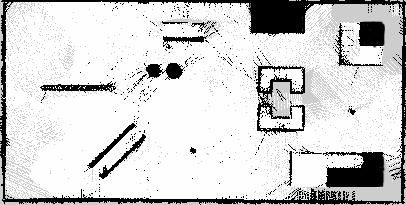
#> input picture mymap_crop2.png, 406 x 205 px, found by its file name
$ python map_scan.py
#> lines starting #> are read from the running program, lines starting #| are printed output that depends on the picture; after the words box and inside, x2 and y2 are one past the last pixel; in counts of white or black regions, pixels touching at a corner belong together
import numpy as np
import matplotlib.pyplot as plt
from PIL import Image
import cv2
from typing import List, Tuple, Set, Optional
from scipy.spatial.distance import cdist

class PNGMapDronePathPlanner:
    def __init__(self, png_path: str, map_bounds: Tuple[Tuple[float, float], Tuple[float, float]],
                 start_pos: Tuple[float, float], x_rows: int = 3, y_rows: int = 4,
                 obstacle_threshold: int = 127):
        """
        Initialize the drone path planner with PNG map

        Args:
            png_path: Path to PNG image file
            map_bounds: ((x_min, x_max), (y_min, y_max)) real-world coordinates
            start_pos: (x, y) starting position in real-world coordinates
            x_rows: number of rows along x-axis (vertical lines)
            y_rows: number of rows along y-axis (horizontal lines)
            obstacle_threshold: pixel intensity threshold (0-255) below which pixel is considered obstacle
        """
        self.png_path = png_path
        self.x_bounds, self.y_bounds = map_bounds
        self.start_pos = start_pos
        self.x_rows = x_rows
        self.y_rows = y_rows
        self.obstacle_threshold = obstacle_threshold

        self.original_image = None
        self.processed_image = None
        self.obstacle_mask = None
        self.load_and_process_map()

        border_margin = 2.0
        x_min_safe = self.x_bounds[0] + border_margin
        x_max_safe = self.x_bounds[1] - border_margin
        y_min_safe = self.y_bounds[0] + border_margin
        y_max_safe = self.y_bounds[1] - border_margin


        self.x_spacing = (x_max_safe - x_min_safe) / (x_rows - 1) if x_rows > 1 else 0
        self.y_spacing = (y_max_safe - y_min_safe) / (y_rows - 1) if y_rows > 1 else 0


        self.x_positions = [x_min_safe + i * self.x_spacing for i in range(x_rows)]
        self.y_positions = [y_min_safe + i * self.y_spacing for i in range(y_rows)]


        self.obstacle_grid_points = set()
        self.check_grid_obstacles()

    def load_and_process_map(self):
        """Load PNG image and process it to identify obstacles"""
        try:

            self.original_image = Image.open(self.png_path)


            if self.original_image.mode != 'L':
                self.processed_image = self.original_image.convert('L')
            else:
                self.processed_image = self.original_image.copy()


            img_array = np.array(self.processed_image)


            self.obstacle_mask = img_array < self.obstacle_threshold

            print(f"Map loaded: {img_array.shape[1]}x{img_array.shape[0]} pixels")
            print(f"Obstacle pixels: {np.sum(self.obstacle_mask)}/{img_array.size} ({100*np.sum(self.obstacle_mask)/img_array.size:.1f}%)")

        except Exception as e:
            print(f"Error loading PNG map: {e}")

            self.create_dummy_map()

    def create_dummy_map(self):
        """Create a dummy map for demonstration purposes"""
        print("Creating dummy map for demonstration...")
        width, height = 400, 200
        img_array = np.ones((height, width), dtype=np.uint8) * 255


        img_array[60:100, 150:200] = 0
        img_array[120:160, 50:120] = 0

        center_y, center_x = 100, 300
        y, x = np.ogrid[:height, :width]
        mask = (x - center_x)**2 + (y - center_y)**2 <= 30**2
        img_array[mask] = 0

        self.processed_image = Image.fromarray(img_array, mode='L')
        self.obstacle_mask = img_array < self.obstacle_threshold

    def world_to_pixel(self, world_x: float, world_y: float) -> Tuple[int, int]:
        """Convert world coordinates to pixel coordinates"""
        if self.processed_image is None:
            return (0, 0)

        img_width, img_height = self.processed_image.size

        pixel_x = int((world_x - self.x_bounds[0]) / (self.x_bounds[1] - self.x_bounds[0]) * img_width)
        pixel_y = int((self.y_bounds[1] - world_y) / (self.y_bounds[1] - self.y_bounds[0]) * img_height)

        pixel_x = max(0, min(pixel_x, img_width - 1))
        pixel_y = max(0, min(pixel_y, img_height - 1))

        return (pixel_x, pixel_y)

    def pixel_to_world(self, pixel_x: int, pixel_y: int) -> Tuple[float, float]:
        """Convert pixel coordinates to world coordinates"""
        if self.processed_image is None:
            return (0.0, 0.0)

        img_width, img_height = self.processed_image.size

        world_x = self.x_bounds[0] + (pixel_x / img_width) * (self.x_bounds[1] - self.x_bounds[0])
        world_y = self.y_bounds[1] - (pixel_y / img_height) * (self.y_bounds[1] - self.y_bounds[0])

        return (world_x, world_y)

    def is_safe_position(self, world_x: float, world_y: float, safety_radius: float = 0.5) -> bool:
        """Check if a world position is safe (not an obstacle)"""
        if self.obstacle_mask is None:
            return True

        test_points = [
            (world_x, world_y),
            (world_x + safety_radius, world_y),
            (world_x - safety_radius, world_y),
            (world_x, world_y + safety_radius),
            (world_x, world_y - safety_radius),
        ]

        for tx, ty in test_points:
            pixel_x, pixel_y = self.world_to_pixel(tx, ty)
            if self.obstacle_mask[pixel_y, pixel_x]:
                return False

        return True

    def check_grid_obstacles(self):
        """Check which grid points are obstacles"""
        for x in self.x_positions:
            for y in self.y_positions:
                if not self.is_safe_position(x, y):
                    self.obstacle_grid_points.add((x, y))

    def find_nearest_safe_position(self, target_x: float, target_y: float,
                                 search_radius: float = 2.0) -> Optional[Tuple[float, float]]:
        """Find the nearest safe position to the target within search radius"""
        if self.is_safe_position(target_x, target_y):
            return (target_x, target_y)


        step_size = 0.05
        best_pos = None
        min_distance = float('inf')

        search_steps = int(search_radius / step_size)
        for dx in range(-search_steps, search_steps + 1):
            for dy in range(-search_steps, search_steps + 1):
                test_x = target_x + dx * step_size
                test_y = target_y + dy * step_size

                if (self.x_bounds[0] <= test_x <= self.x_bounds[1] and
                    self.y_bounds[0] <= test_y <= self.y_bounds[1]):

                    if self.is_safe_position(test_x, test_y):
                        distance = np.sqrt((test_x - target_x)**2 + (test_y - target_y)**2)
                        if distance < min_distance:
                            min_distance = distance
                            best_pos = (test_x, test_y)

        return best_pos

    def generate_lawnmower_path(self, safety_margin: float = 0.3) -> List[Tuple[float, float]]:
        """Generate a lawnmower pattern avoiding obstacles from PNG map"""
        waypoints = []
        current_pos = self.start_pos

        if not self.is_safe_position(current_pos[0], current_pos[1]):
            safe_start = self.find_nearest_safe_position(current_pos[0], current_pos[1])
            if safe_start:
                current_pos = safe_start
            else:
                print("Warning: Could not find safe starting position!")

        waypoints.append(current_pos)

        direction = 1  # 1 for right, -1 for left

        for i, y in enumerate(self.y_positions):
            x_range = self.x_positions[::direction]

            for x in x_range:
                if self.is_safe_position(x, y, safety_radius=0.5):
                    target_pos = (x, y)
                    if target_pos != current_pos:
                        waypoints.append(target_pos)
                        current_pos = target_pos
                else:
                    safe_pos = self.find_nearest_safe_position(x, y, search_radius=2.0)
                    if safe_pos and safe_pos != current_pos and self.is_safe_position(safe_pos[0], safe_pos[1], safety_radius=0.5):
                        waypoints.append(safe_pos)
                        current_pos = safe_pos

            direction *= -1

        safe_waypoints = []
        for wp in waypoints:
            if self.is_safe_position(wp[0], wp[1], safety_radius=0.5):
                safe_waypoints.append(wp)
            else:
                safe_pos = self.find_nearest_safe_position(wp[0], wp[1], search_radius=2.0)
                if safe_pos and self.is_safe_position(safe_pos[0], safe_pos[1], safety_radius=0.5):
                    safe_waypoints.append(safe_pos)

        return safe_waypoints


    def visualize_map_and_path(self, waypoints: List[Tuple[float, float]],
                              title: str = "PNG Map Coverage Path"):
        """Visualize the PNG map with the generated path"""
        fig, (ax1, ax2) = plt.subplots(1, 2, figsize=(16, 8))

        if self.processed_image is not None:
            ax1.imshow(self.processed_image, cmap='gray', extent=[
                self.x_bounds[0], self.x_bounds[1],
                self.y_bounds[0], self.y_bounds[1]
            ])
            ax1.set_title("PNG Map (Dark = Obstacles)")

        if self.obstacle_mask is not None:
            ax2.imshow(~self.obstacle_mask, cmap='gray', alpha=0.3, extent=[
                self.x_bounds[0], self.x_bounds[1],
                self.y_bounds[0], self.y_bounds[1]
            ])

        for x in self.x_positions:
            ax2.axvline(x, color='lightgray', linestyle='--', alpha=0.5)
        for y in self.y_positions:
            ax2.axhline(y, color='lightgray', linestyle='--', alpha=0.5)

        for obs_x, obs_y in self.obstacle_grid_points:
            ax2.plot(obs_x, obs_y, 'rs', markersize=12, alpha=0.7)


        if waypoints:
            path_x = [p[0] for p in waypoints]
            path_y = [p[1] for p in waypoints]

            ax2.plot(path_x, path_y, 'b-', linewidth=2, alpha=0.8, label='Path')
            ax2.plot(path_x, path_y, 'bo', markersize=6, label='Waypoints')

            ax2.plot(waypoints[0][0], waypoints[0][1], 'go', markersize=12, label='Start')
            ax2.plot(waypoints[-1][0], waypoints[-1][1], 'ro', markersize=12, label='End')


            for i, (x, y) in enumerate(waypoints[::max(1, len(waypoints)//10)]):
                ax2.annotate(str(i * max(1, len(waypoints)//10)), (x, y),
                           xytext=(5, 5), textcoords='offset points', fontsize=8)

        for ax in [ax1, ax2]:
            ax.set_xlim(self.x_bounds[0], self.x_bounds[1])
            ax.set_ylim(self.y_bounds[0], self.y_bounds[1])
            ax.set_xlabel('X Position')
            ax.set_ylabel('Y Position')
            ax.grid(True, alpha=0.3)
            ax.set_aspect('equal')

        ax2.set_title(title)
        ax2.legend()

        plt.tight_layout()
        plt.show()

        return fig

    def get_coverage_statistics(self, waypoints: List[Tuple[float, float]]) -> dict:
        """Calculate coverage statistics"""
        if not waypoints:
            return {}

        path_length = 0
        for i in range(len(waypoints) - 1):
            dx = waypoints[i+1][0] - waypoints[i][0]
            dy = waypoints[i+1][1] - waypoints[i][1]
            path_length += np.sqrt(dx*dx + dy*dy)

        total_area = (self.x_bounds[1] - self.x_bounds[0]) * (self.y_bounds[1] - self.y_bounds[0])
        if self.obstacle_mask is not None:
            free_area_ratio = 1 - (np.sum(self.obstacle_mask) / self.obstacle_mask.size)
            free_area = total_area * free_area_ratio
        else:
            free_area = total_area

        return {
            'total_waypoints': len(waypoints),
            'path_length': path_length,
            'total_area': total_area,
            'free_area': free_area,
            'obstacle_grid_points': len(self.obstacle_grid_points),
            'coverage_efficiency': len(waypoints) / free_area if free_area > 0 else 0
        }

def main():
    png_path = 'your_map.png'

    map_bounds = ((-10, 10), (-5, 5))
    start_pos = (-9.5, -4)

    try:
        planner = PNGMapDronePathPlanner(
            png_path="/root/ros2_ws/src/pkg/Drone-Manager/mymap_crop2.png",
            map_bounds=map_bounds,
            start_pos=start_pos,
            x_rows=3,
            y_rows=3,
            obstacle_threshold=127
        )
#> in load_and_process_map, self.original_image is the input picture: PIL image 406x205 LA; mean R, G, B, A 210.4, 210.4, 210.4, 255
#> in load_and_process_map, `self.obstacle_mask = img_array < self.obstacle_threshold`:
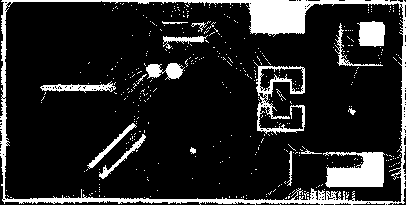
#> self.obstacle_mask: shape (205, 406) bool; 14.6% white; 398 white regions (381 under 20 px), largest, box (x1, y1, x2, y2) and area: (0, 0, 406, 205) 6256, (323, 152, 385, 188) 1537, (254, 62, 305, 135) 1005
#| Map loaded: 406x205 pixels
#| Obstacle pixels: 12174/83230 (14.6%)

        print("Grid positions:")
        print(f"X positions: {planner.x_positions}")
        print(f"Y positions: {planner.y_positions}")
        print(f"Obstacle grid points: {len(planner.obstacle_grid_points)}")

        lawnmower_path = planner.generate_lawnmower_path()
#> the loop in generate_lawnmower_path, `for i, y in enumerate(self.y_positions):` made 3 passes

        print(f"\nLawnmower path ({len(lawnmower_path)} waypoints):")
        for i, wp in enumerate(lawnmower_path[:10]):
            print(f"  {i}: ({wp[0]:.2f}, {wp[1]:.2f})")
        if len(lawnmower_path) > 10:
            print(f"  ... and {len(lawnmower_path) - 10} more waypoints")

        lawnmower_stats = planner.get_coverage_statistics(lawnmower_path)

        print(f"\nPath Statistics:")
        print(f"Lawnmower - Length: {lawnmower_stats['path_length']:.2f}, Waypoints: {lawnmower_stats['total_waypoints']}")
#| Lawnmower - Length: 54.78, Waypoints: 10

        planner.visualize_map_and_path(lawnmower_path, "Lawnmower Pattern on PNG Map")
#> the loop in visualize_map_and_path, `for i, (x, y) in enumerate(waypoints[::max(1, len(waypoints)//10)]):` made 10 passes
#> (x, y) on passes 1 to 10: (-9.5, -4), (-8, -3), (0, -3), (7.9, -2.4), (8, 0), (0, 0), (-8, 0), (-8, 3), (0, 2.95), (7.65, 2.75)
#> the loop in visualize_map_and_path, `for ax in [ax1, ax2]:` made 2 passes
#> in visualize_map_and_path, `plt.show()`:
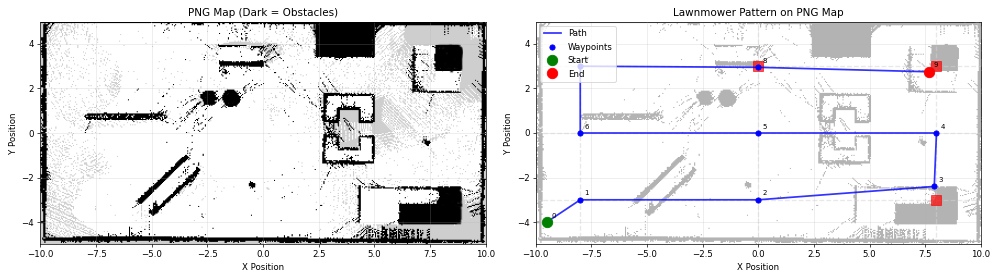
#> figure drawn by matplotlib, 2 panels

    except Exception as e:
        print(f"Error in main execution: {e}")
        print("The demo will create a dummy map since no PNG was provided.")

if __name__ == "__main__":
    main()
